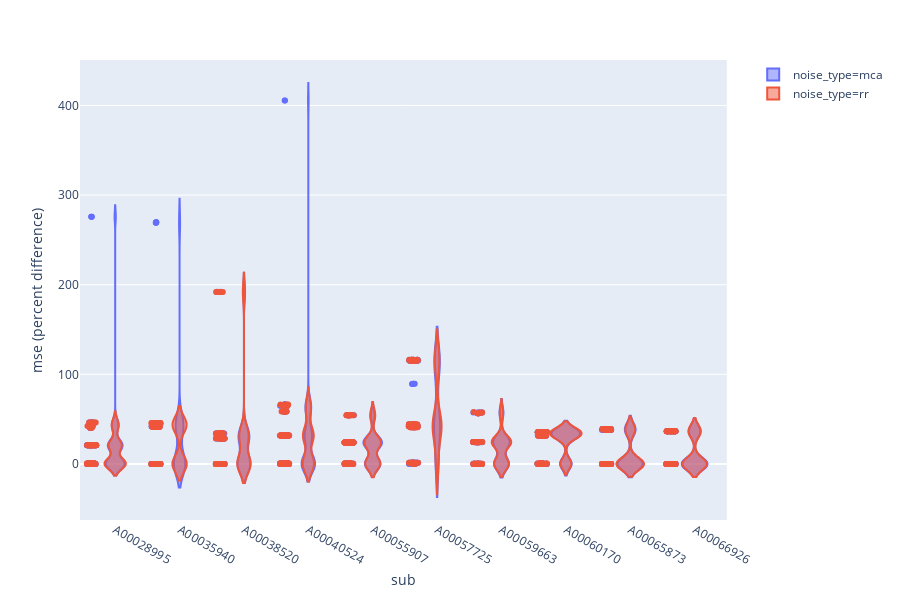

Notebook cell for this chart:
### Code cell
fig = px.violin(df_, y='mse (percent difference)', x='sub', color='noise_type',
                violinmode='overlay', points='all', box=False,
                hover_data=['simulation_id'])
fig.show()

### Figure 1 — Plotly figure (JSON) as saved in the notebook; plotly's stock layout.template omitted (floating-point values rounded to 4 significant figures; data arrays with more than 128 entries replaced by an {"elided": "..."} marker saying what was removed)
{"data": [{"alignmentgroup": "True", "box": {"visible": false}, "customdata": {"elided": "1000x1 int values"}, "hoverlabel": {"namelength": 0}, "hovertemplate": "noise_type=mca<br>sub=%{x}<br>mse (percent difference)=%{y}<br>simulation_id=%{customdata[0]}", "legendgroup": "noise_type=mca", "marker": {"color": "#636efa"}, "name": "noise_type=mca", "offsetgroup": "noise_type=mca", "orientation": "v", "points": "all", "scalegroup": "True", "showlegend": true, "type": "violin", "x": {"elided": "1000 str values"}, "x0": " ", "xaxis": "x", "y": {"elided": "1000 float values"}, "y0": " ", "yaxis": "y"}, {"alignmentgroup": "True", "box": {"visible": false}, "customdata": {"elided": "1000x1 int values"}, "hoverlabel": {"namelength": 0}, "hovertemplate": "noise_type=rr<br>sub=%{x}<br>mse (percent difference)=%{y}<br>simulation_id=%{customdata[0]}", "legendgroup": "noise_type=rr", "marker": {"color": "#EF553B"}, "name": "noise_type=rr", "offsetgroup": "noise_type=rr", "orientation": "v", "points": "all", "scalegroup": "True", "showlegend": true, "type": "violin", "x": {"elided": "1000 str values"}, "x0": " ", "xaxis": "x", "y": {"elided": "1000 float values"}, "y0": " ", "yaxis": "y"}], "layout": {"height": 600, "legend": {"tracegroupgap": 0}, "margin": {"t": 60}, "violinmode": "overlay", "xaxis": {"anchor": "y", "domain": [0, 0.98], "title": {"text": "sub"}}, "yaxis": {"anchor": "x", "domain": [0, 1], "title": {"text": "mse (percent difference)"}}}}
